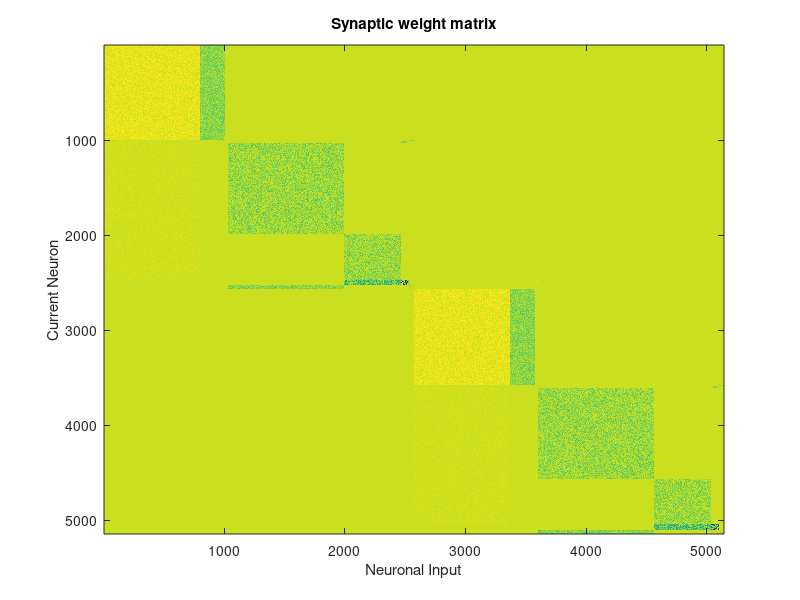

Write the MATLAB code that produced this figure.
% based on work by Eugene M. Izhikevich, February 25, 2003
% some parameters based on Thibeault & Srinivasa, 2013
% cortical/basal ganglia networks of Izhikevich neurons by Nick Spielman,
% Shuo Yang, Jadin C. Jackson

NB=1000; % desired size of cortical network
NC=1000; % desired size of basal ganglia network
ts=1000; % desired timestep of simulation
channels = 2; % desired number of channels
f_factor = 4; % fudge factor for tiny populations (GPe,GPi, STN)

CE=floor(0.8*NC); % 800 Excitatory neurons
CI=ceil(0.2*NC);  % 200 Inhibitory neurons
TC=ceil(0.01014*NB); % 11 ThalamoCortical neurons
STN=ceil(0.00468*NB)*f_factor; % 20 Subthalamic nucleus neurons
                     %STN=ceil(0.0468*NB)*f_factor; % 20 Subthalamic nucleus neurons
strD1=floor(0.47961*NB)*2; % 479*2 = 958 strD1
strD2=floor(0.47961*NB); % 479 strD2
GPe=floor(0.01582*NB)*f_factor; % 60 GPe
GPi=ceil(0.01014*NB)*f_factor; % 44 GPi
ALL = CE+CI+TC+STN+strD1+strD2+GPe+GPi; % 2572

% indices for each type of neurons (populations),
% _1: channel 1; _2: channel 2
iCE_1=[1:CE]; % 800 * 1
iCE_2=[ALL+1:ALL+CE];

iCI_1=[(CE+1):(CE+CI)];
iCI_2=[(ALL+CE+1):(ALL+CE+CI)];

iTC_1=[(CE+CI+1):(CE+CI+TC)];
iTC_2=[(ALL+CE+CI+1):(ALL+CE+CI+TC)];

iSTN_1=[(CE+CI+TC+1):(CE+CI+TC+STN)];
iSTN_2=[(ALL+CE+CI+TC+1):(ALL+CE+CI+TC+STN)];

istrD1_1=[(CE+CI+TC+STN+1):(CE+CI+TC+STN+strD1)];
istrD1_2=[(ALL+CE+CI+TC+STN+1):(ALL+CE+CI+TC+STN+strD1)];

istrD2_1=[(CE+CI+TC+STN+strD1+1):(CE+CI+TC+STN+strD1+strD2)];
istrD2_2=[(ALL+CE+CI+TC+STN+strD1+1):(ALL+CE+CI+TC+STN+strD1+strD2)];

iGPe_1=[(CE+CI+TC+STN+strD1+strD2+1):(CE+CI+TC+STN+strD1+strD2+GPe)];
iGPe_2=[(ALL+CI+TC+STN+strD1+strD2+1):(ALL+CE+CI+TC+STN+strD1+strD2+GPe)];

iGPi_1=[(CE+CI+TC+STN+strD1+strD2+GPe+1):(CE+CI+TC+STN+strD1+strD2+GPe+GPi)];
iGPi_2=[(ALL+CE+CI+TC+STN+strD1+strD2+GPe+1):(ALL+CE+CI+TC+STN+strD1+strD2+GPe+GPi)];

ich1=[1:ALL];
ich2=[ALL+1:(ALL*2)];

CE_a=0.02*ones(CE,1); 
CE_b=0.2*ones(CE,1);               
CE_c=-65+15*(rand(CE,1).^2); 
CE_d=8-6*(rand(CE,1).^2);
CE_I=3.75;
pCE2CECI=(1000/NC); %default connection probability at NC=1000 is 1; 0.0021429
pCE2STN=(250/NC);
pCE2strD12=(500/NC);
CE_S=[(0.5*rand(CE+CI,CE).*double(rand(CE+CI,CE)<pCE2CECI)); ...
      zeros(TC,CE); (0.25*rand(STN,CE).*double(rand(STN,CE)<pCE2STN));
      (0.2*rand(strD1+strD2,CE).*double(rand(strD1+strD2,CE)<pCE2strD12));
      zeros(GPe+GPi,CE)]; % ALL * CE (2572 * 800)

CI_a=0.2+0.08*rand(CI,1); 
CI_b=0.25-0.05*rand(CI,1);               
CI_c=-65*ones(CI,1); 
CI_d=2*(rand(CI,1).^2);    
CI_I=2;
pCI2CICE=1000/NC;
CI_S=[(-rand(CE+CI,CI).*double(rand(CE+CI,CI)<pCI2CICE));
      zeros(TC+STN+strD1+strD2+GPe+GPi,CI)]; % ALL * CI 

%thalamocortical population
TC_a=0.002*ones(TC,1); 
TC_b=0.25*ones(TC,1);         
TC_c=-65+15*(rand(TC,1).^2); 
TC_d=0.05*(rand(TC,1).^2);
TC_S=[zeros(ALL,TC)]; % ALL * TC

STN_a=0.005*ones(STN,1); 
STN_b=0.265*ones(STN,1); 
STN_c=-65+15*(rand(STN,1).^2); 
STN_d=2*(rand(STN,1).^2); 
STN_I=0.5;
pSTN2STN=250/NB;
pSTN2GPe=250/NB;
pSTN2GPi=800/NB;
STN_S=[zeros(CE+CI+TC,STN);(0.1*rand(STN,STN).*double(rand(STN, ...
                                                  STN)<pSTN2STN));
       zeros(strD1+strD2,STN);(0.2*rand(GPe,STN).*double(rand(GPe, ...
                                                  STN)<pSTN2GPe));
       (0.2*rand(GPi,STN).*double(rand(GPi,STN)<pSTN2GPi))]; % ALL*STN

strD1_a=0.01+0.01*rand(strD1,1); 
strD1_b=0.275-0.05*rand(strD1,1); 
strD1_c=-65*ones(strD1,1); 
strD1_d=2*ones(strD1,1);
pstrD12strD1=750/NB;
pstrD12GPi=1000/NB;
strD1_S=[zeros(CE+CI+TC+STN,strD1);
         (-rand(strD1,strD1).*double(rand(strD1,strD1)< ...
                                     pstrD12strD1));
         zeros(strD2+GPe,strD1);(-rand(GPi,strD1).*double(rand(GPi,strD1)<pstrD12GPi))];


%above parameters are for bistable striatal neurons; Thibeault & Srinivasa
%state bistability not necessary for action selection model, but using
%these would be really cool...would need to modify cortical input
strD2_a=0.01+0.01*rand(strD2,1); 
strD2_b=0.275-0.05*rand(strD2,1); 
strD2_c=-65*ones(strD2,1); 
strD2_d=2*ones(strD2,1);
pstrD22strD2=750/NB;
pstrD22GPe=1000/NB;
strD2_S=[zeros(CE+CI+TC+STN+strD1,strD2);
         (-rand(strD2,strD2).*double(rand(strD2,strD2)< ...
                                     pstrD22strD2));
         (-2*rand(GPe,strD2).*double(rand(GPe,strD2)<pstrD22GPe));
         zeros(GPi,strD2)];

GPe_a=0.005+0.001*rand(GPe,1);
GPe_b=0.585-0.05*rand(GPe,1); 
GPe_c=-65*ones(GPe,1); 
GPe_d=4*ones(GPe,1);
pGPe2STN=800/NB;
pGPe2GPe=750/NB;
GPe_S=[zeros(CE+CI+TC,GPe);(-rand(STN,GPe).*double(rand(STN,GPe)< ...
                                                  pGPe2STN));
       zeros(strD1+strD2,GPe);(-5*rand(GPe,GPe).*double(rand(GPe,GPe)<pGPe2GPe));zeros(GPi,GPe)];
GPe_I=0;

GPi_a=0.005+0.001*rand(GPi,1); 
GPi_b=0.32-0.05*rand(GPi,1); 
GPi_c=-65*ones(GPi,1); 
GPi_d=2*ones(GPi,1);
pGPi2GPi=500/NB;
pGPi2TC=1000/NB;
GPi_S=[zeros(CE+CI,GPi);(-rand(TC,GPi).*double(rand(TC,GPi)< ...
                                               pGPi2TC));
       zeros(STN+strD1+strD2+GPe,GPi);(-0.5*rand(GPi,GPi).*double(rand(GPi,GPi)<pGPi2GPi))];
GPi_I=15;

a=[CE_a; CI_a; TC_a; STN_a; strD1_a; strD2_a; GPe_a; GPi_a;];
b=[CE_b; CI_b; TC_b; STN_b; strD1_b; strD2_b; GPe_b; GPi_b;];
c=[CE_c; CI_c; TC_c; STN_c; strD1_c; strD2_c; GPe_c; GPi_c;];
d=[CE_d; CI_d; TC_d; STN_d; strD1_d; strD2_d; GPe_d; GPi_d;];
S=[CE_S,CI_S,TC_S,STN_S,strD1_S,strD2_S,GPe_S,GPi_S];
v=-65*ones(CE+CI+TC+STN+strD1+strD2+GPe+GPi,1); % Initial values of v

if channels > 1
    % make a block of matrix with the
    % dimension of channels * 1, each element is 'a'.
    a = repmat(a,channels,1); % 5144 * 1
    b = repmat(b,channels,1);
    c = repmat(c,channels,1);
    d = repmat(d,channels,1);
    v = repmat(v,channels,1);
    
    % "diffuse projections listed in Table 1B, spanned all 
    % channels and the connection probability was divided 
    % among each of those" - Thibeault & Srinivasa, 2013
    pSTN_diffuse = 0.5/channels; 

    % diffuse connections of the STN, 2572 * 20, only affects GPe
    % and GPi.
    STN_S_diffuse = [zeros(CE+CI+TC+STN+strD1+strD2,STN);
                     (0.35*rand(GPe,STN).*double(rand(GPe,STN)< ...
                                                 pSTN_diffuse));
                     (0.35*rand(GPi,STN).*double(rand(GPi,STN)<pSTN_diffuse))];

    % outgoing synaptic connections of the new channel, 2572 * 2572
    S_new = [zeros(ALL,CE+CI+TC),STN_S_diffuse,zeros(ALL,strD1+strD2+GPe+GPi)];    

    % 5144 * 5144
    S_empty = repmat(S_new,channels,channels);
    S_empty = [S,S_new;S_new,S];
    S = S_empty;
else
end;
sparse(S);

figure;
imagesc(S);
xlabel('Neuronal Input')
ylabel('Current Neuron')
title('Synaptic weight matrix')
return

u=b.*v; % Initial values of u
firings=[]; % spike timings

%%
tic
for t=1:ts % simulation of ts milliseconds
    
    % 5144 * 1, thalamic input
    I=[CE_I*randn(CE,1);CI_I*randn(CI,1);zeros(TC,1);
       STN_I*randn(STN,1);zeros(strD1+strD2,1)
       ;GPe_I*randn(GPe,1);GPi_I*randn(GPi,1);
       CE_I*randn(CE,1);CI_I*randn(CI,1);zeros(TC,1);
       STN_I*randn(STN,1);zeros(strD1+strD2,1);
       GPe_I*randn(GPe,1);GPi_I*randn(GPi,1)];
      
    fired=find(v>=30); % indices of spikes
    firings=[firings; t+0*fired,fired];
    v(fired)=c(fired);
    u(fired)=u(fired)+d(fired);
    I=I+sum(S(:,fired),2);
    v=v+0.5*(0.04*v.^2+5*v+140-u+I); % step 0.5 ms
    v=v+0.5*(0.04*v.^2+5*v+140-u+I); % for numerical
    u=u+a.*(b.*v-u); % stability
end;
toc
time=toc;

%%

plot(firings(:,1),firings(:,2),'.');

% id, time
spfirings = sparse(firings(:,2),firings(:,1),1);

ch1GPe_fr=(sum(spfirings(iGPe_1,:),1)/GPe);
ch2GPe_fr=(sum(spfirings(iGPe_2,:),1)/GPe);


plot(1:ts,ch1GPe_fr,'b-',1:ts,ch2GPe_fr,'r-')

%%

CE_1Hz=((sum(sum(spfirings(iCE_1,:)))/CE)/ts)*1000;
CE_2Hz=((sum(sum(spfirings(iCE_2,:)))/CE)/ts)*1000;


CI_1Hz=((sum(sum(spfirings(iCI_1,:)))/CI)/ts)*1000;
CI_2Hz=((sum(sum(spfirings(iCI_2,:)))/CI)/ts)*1000;


STN_1Hz=((sum(sum(spfirings(iSTN_1,:)))/STN)/ts)*1000;
STN_2Hz=((sum(sum(spfirings(iSTN_2,:)))/STN)/ts)*1000;


strD1_1Hz=((sum(sum(spfirings(istrD1_1,:)))/strD1)/ts)*1000;
strD1_2Hz=((sum(sum(spfirings(istrD1_2,:)))/strD1)/ts)*1000;


strD2_1Hz=((sum(sum(spfirings(istrD2_1,:)))/strD2)/ts)*1000;
strD2_2Hz=((sum(sum(spfirings(istrD2_2,:)))/strD2)/ts)*1000;


GPe_1Hz=((sum(sum(spfirings(iGPe_1,:)))/GPe)/ts)*1000;
GPe_2Hz=((sum(sum(spfirings(iGPe_2,:)))/GPe)/ts)*1000;


GPi_1Hz=((sum(sum(spfirings(iGPi_1,:)))/GPi)/ts)*1000;
GPi_2Hz=((sum(sum(spfirings(iGPi_2,:)))/GPi)/ts)*1000;


log = [CE_1Hz, CE_2Hz; CI_1Hz, CI_2Hz; STN_1Hz, STN_2Hz;...
       strD1_1Hz, strD1_2Hz; strD2_1Hz, strD2_2Hz;...
       GPe_1Hz, GPe_2Hz; GPi_1Hz, GPi_2Hz];